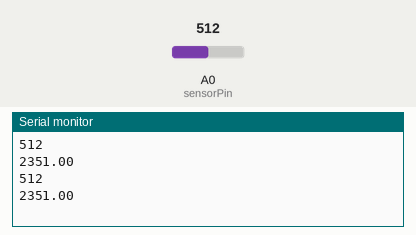
Recording of a sketch running on a simulated Arduino Uno, built with avr-gcc and run on an emulated ATmega328P. Shown: the last lines printed to the serial monitor. The test bench sets the inputs (shaded band); at power-on: A0 (sensorPin) = 512.

Above: at 1.8 s.
1.9 s: A0 (sensorPin) set to 716
At 2.8 s:
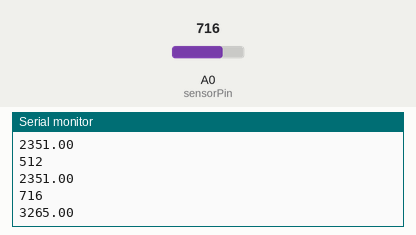
3.4 s: A0 (sensorPin) set to 900
At 4.8 s:
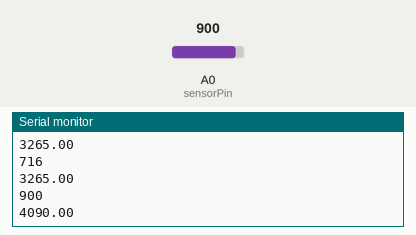
Timing chart, 0 to 6.4 s (numbered marks = the images above; inputs shaded):
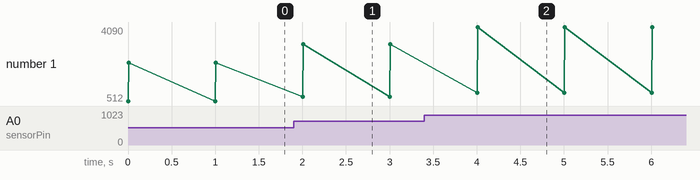

Measured:
- after the input at 1.9 s, the serial monitor: prints a new line after 0.10 s (image 1)
- after the input at 3.4 s, the serial monitor: prints a new line after 0.60 s (image 2)
- plotted number 1: 2351 → 3265 after the input at 1.9 s, 3265 → 4090 after the input at 3.4 s

The sketch:

readMQ135.ino
```cpp
int sensorPin = A0;
int val = 0;

#define atmCO2 = 418.51;
float Rl = 22000;
float R0 = 228067;
float minvalue = 80;


void setup() {
  Serial.begin(9600);

}

void loop() {
  val = analogRead(sensorPin);
  float CO2level = val - minvalue;
  CO2level = map(CO2level, 0, 1023, 416.36, 5000);
  float voltage = val*(5.0/1023.0);


//  float Rs = Rl*(5.0/voltage - 1);
//  float ratio = Rs/R0;

  Serial.println(val);
  Serial.println(CO2level);
//  Serial.println(voltage);
//  Serial.println(Rs);
//  Serial.println(ratio);
  delay(1000);

}
```
